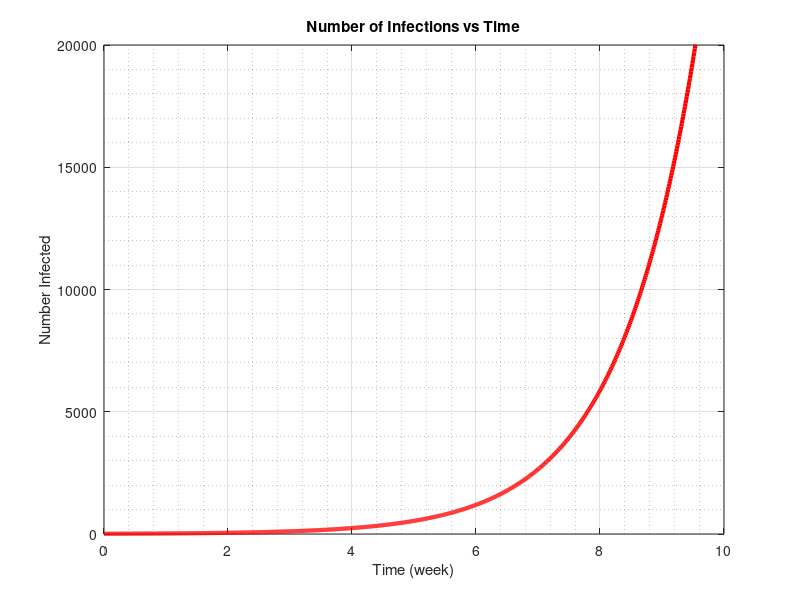

MATLAB code to generate this figure:
%I_Model
%This Model for the spread of a disease is only
%dependent on the state variable I

%% Set Parameter
Io =10; % Initial number of infected 
a= 0.8; % Coefficiet in wk^-1

tmax=10; % NUmber of Weeks 
dt=.01; % Size of time steps in week ( Since want to get dI
        % we would cross multiply to other side
Imax = 2e4; % Max number infected for graph
%% Initialise Vectors
t=0:dt:tmax; % time vector
Nt = length (t); % number of time steps
I= zeros(1, Nt)  % infection vector
I(1)= Io;   % set initial infectio value
%% Calculations 
for it =1:Nt-1
 dI=a*I(it); % rate of change per week;
 I(it+1)=I(it) + dI*dt;
end 
%% Plots
plot(t,I, '-r', 'LineWidth', 3)
axis([0 tmax 0 Imax])
grid on
grid minor
xlabel ('Time (week)')
ylabel ('Number Infected')
title ('Number of Infections vs Time')